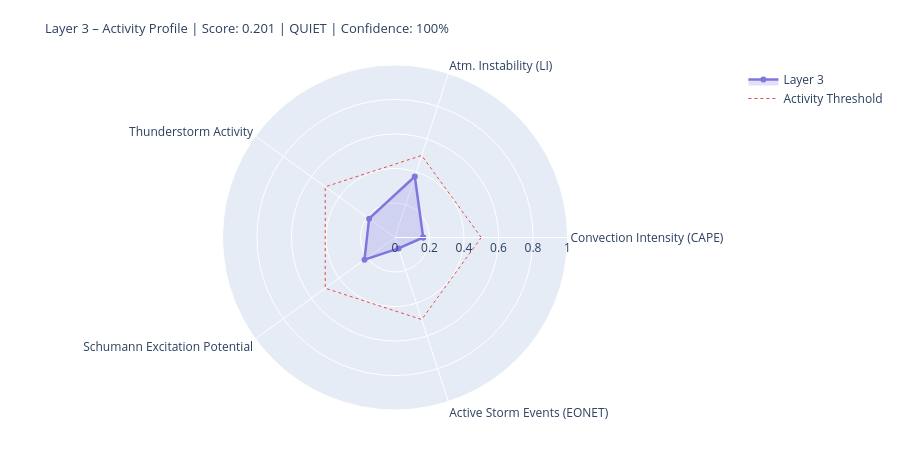

Notebook source saved alongside this figure:
### Markdown cell above
---
## 4. State Assessment & Handoff to Layer 4/5

### Code cell
# ============================================================
# LAYER-3-SCORE
# Five dynamic components
# ============================================================

def norm(v, lo, hi):
    if v is None or (isinstance(v, float) and math.isnan(v)): return None
    return round(max(0.0, min(1.0, (v - lo) / (hi - lo))), 4)

# --- 1) Convection intensity (global CAPE mean) ---
cape_mean = df_atm['cape'].dropna().mean() if not df_atm.empty else None
conv_score = norm(cape_mean, 0, 3000)
conv_src   = 'primary' if cape_mean is not None else 'missing'

# --- 2) Atmospheric instability (LI mean) ---
li_mean   = df_atm['li'].dropna().mean() if not df_atm.empty else None
# Negative LI = unstable → higher score
instab_score = norm(-li_mean if li_mean is not None else None, -6, 6)
instab_src   = 'primary' if li_mean is not None else 'missing'

# --- 3) Thunderstorm activity (mean thunder score + WMO count) ---
thunder_mean = df_atm['thunder_score'].mean() if not df_atm.empty else None
n_thunder    = int(df_atm['thunderstorm'].sum()) if not df_atm.empty else 0
thunder_score_val = norm(
    (thunder_mean or 0) * 0.7 + n_thunder * 0.1, 0, 1.0
) if thunder_mean is not None else None
thunder_src = 'primary'

# --- 4) Schumann excitation potential (weighted Schumann contribution) ---
schumann_pot = df_atm['schumann_contribution'].mean() if not df_atm.empty else None
# Boosted by Layer-2 thunderstorm trigger
if schumann_pot is not None and l2_thunder:
    schumann_pot = min(1.0, schumann_pot * 1.2)
schumann_score = norm(schumann_pot, 0, 1.0) if schumann_pot is not None else None
schumann_src   = 'derived'

# --- 5) Storm activity (NASA EONET) ---
# Distinction: None = data not loaded, 0.0 = loaded but no events
storm_score = None
storm_src   = 'missing'
if raw.get('storms') is not None:          # API reached successfully
    storm_score = norm(len(storm_events), 0, 30) if storm_events else 0.0
    storm_src   = 'primary'

# X-Ray and Kp: context only, not in dynamic score
# (X-Ray = Layer-0/4 driver; Kp = geomagnetic index, not a lightning proxy)
xray_context = None
if raw.get('xray'):
    df_xc = pd.DataFrame(raw['xray'])
    fc = next((c for c in df_xc.columns
               if any(k in c.lower() for k in ['flux','long']) and 'time' not in c.lower()),
              df_xc.columns[1])
    df_xc[fc] = pd.to_numeric(df_xc[fc], errors='coerce')
    xray_last = df_xc[fc].dropna().iloc[-1] if not df_xc[fc].dropna().empty else None
    if xray_last:
        xray_class = ('X' if xray_last>=1e-4 else 'M' if xray_last>=1e-5
                      else 'C' if xray_last>=1e-6 else 'B')
        xray_context = {'flux': float(xray_last), 'class': xray_class}
        print(f'X-Ray context: {xray_class}-class ({xray_last:.2e} W/m²)')

# --- Aggregate ---
COMPONENTS = {
    'Convection Intensity (CAPE)':  {'score': conv_score,       'source': conv_src,    'dynamic': True},
    'Atm. Instability (LI)':         {'score': instab_score,     'source': instab_src,  'dynamic': True},
    'Thunderstorm Activity':              {'score': thunder_score_val, 'source': thunder_src, 'dynamic': True},
    'Schumann Excitation Potential':   {'score': schumann_score,   'source': schumann_src,'dynamic': True},
    'Active Storm Events (EONET)': {'score': storm_score,      'source': storm_src,   'dynamic': True},
}

available   = {k: v['score'] for k, v in COMPONENTS.items() if v['score'] is not None}
unavailable = [k for k, v in COMPONENTS.items() if v['score'] is None]
layer3_score = round(sum(available.values()) / len(available), 4) if available else None
confidence   = round(len(available) / len(COMPONENTS), 2)
level = ('unknown' if layer3_score is None
         else 'quiet'   if layer3_score < 0.3
         else 'moderate' if layer3_score < 0.6
         else 'active')
dominant_l3 = max(available, key=available.get) if available else 'none'

# --- Ausgabe ---
W = 68
print('=' * W)
print('LAYER 3 – ATMOSPHERE / WEATHER / THUNDERSTORMS – STATE ASSESSMENT')
print('=' * W)
for name, comp in COMPONENTS.items():
    s = comp['score']
    if s is not None:
        bar = '█' * int(s * 20) + '░' * (20 - int(s * 20))
        print(f'  {name:<36} {bar}  {s:.3f}  [{comp["source"]}]')
    else:
        print(f'  {name:<36} {"─" * 20}  n/a   [missing]')
print('-' * W)
print(f'  Score:        {layer3_score:.3f}  ({len(available)}/{len(COMPONENTS)} components)')
print(f'  Confidence:   {confidence:.0%}')
print(f'  Level:        {level.upper()}')
print(f'  Dominant:     {dominant_l3}')
print(f'  CAPE mean:    {cape_mean:.0f} J/kg' if cape_mean else '  CAPE mean:    n/a')
print(f'  LI mean:      {li_mean:.1f} K' if li_mean is not None else '  LI mean:      n/a')
print(f'  Thunderstorms:{n_thunder} points (WMO)  +  {len(storm_events)} NASA EONET')
print('=' * W)

# Radar
cats   = list(available.keys())
vals_r = list(available.values())
if len(cats) >= 3:
    fig = go.Figure()
    fig.add_trace(go.Scatterpolar(
        r=vals_r + [vals_r[0]], theta=cats + [cats[0]],
        fill='toself', fillcolor='rgba(127,119,221,0.22)',
        line=dict(color='#7F77DD', width=2.5), name='Layer 3'
    ))
    fig.add_trace(go.Scatterpolar(
        r=[0.5] * (len(cats)+1), theta=cats + [cats[0]],
        line=dict(color='#E24B4A', dash='dot', width=1),
        mode='lines', name='Activity Threshold'
    ))
    fig.update_layout(
        title=dict(
            text=f'Layer 3 – Activity Profile | Score: {layer3_score:.3f} | {level.upper()} | Confidence: {confidence:.0%}',
            font=dict(size=13)
        ),
        polar=dict(radialaxis=dict(visible=True, range=[0, 1])),
        height=450, showlegend=True,
        margin=dict(l=60, r=60, t=65, b=40)
    )
    fig.show()

### Figure 1 — Plotly figure (JSON) as saved in the notebook; plotly's stock layout.template omitted (floating-point values rounded to 4 significant figures)
{"data": [{"fill": "toself", "fillcolor": "rgba(127,119,221,0.22)", "line": {"color": "#7F77DD", "width": 2.5}, "name": "Layer 3", "r": [0.1633, 0.3717, 0.1855, 0.2186, 0.0667, 0.1633], "theta": ["Convection Intensity (CAPE)", "Atm. Instability (LI)", "Thunderstorm Activity", "Schumann Excitation Potential", "Active Storm Events (EONET)", "Convection Intensity (CAPE)"], "type": "scatterpolar"}, {"line": {"color": "#E24B4A", "dash": "dot", "width": 1}, "mode": "lines", "name": "Activity Threshold", "r": [0.5, 0.5, 0.5, 0.5, 0.5, 0.5], "theta": ["Convection Intensity (CAPE)", "Atm. Instability (LI)", "Thunderstorm Activity", "Schumann Excitation Potential", "Active Storm Events (EONET)", "Convection Intensity (CAPE)"], "type": "scatterpolar"}], "layout": {"height": 450, "margin": {"b": 40, "l": 60, "r": 60, "t": 65}, "polar": {"radialaxis": {"range": [0, 1], "visible": true}}, "showlegend": true, "title": {"font": {"size": 13}, "text": "Layer 3 – Activity Profile | Score: 0.201 | QUIET | Confidence: 100%"}}}
